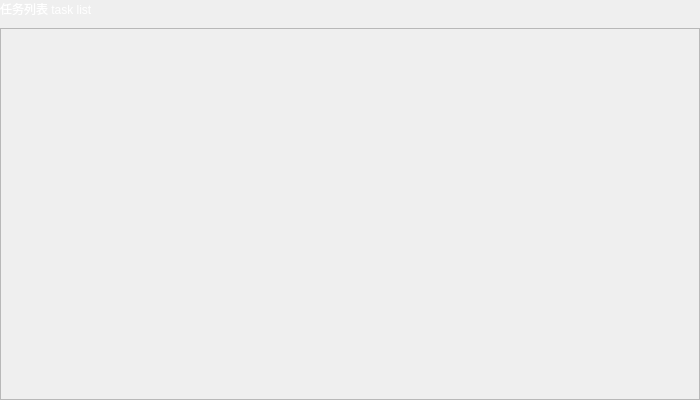
<?xml version="1.0" encoding="UTF-8"?>
<ui version="4.0">
 <class>UserAssemblyDialog</class>
 <widget class="QDialog" name="UserAssemblyDialog">
  <property name="geometry">
   <rect>
    <x>0</x>
    <y>0</y>
    <width>700</width>
    <height>400</height>
   </rect>
  </property>
  <property name="windowTitle">
   <string>Dialog</string>
  </property>
  <property name="styleSheet">
   <string notr="true">border-image: url(:/image/tasklist.png);</string>
  </property>
  <layout class="QVBoxLayout" name="verticalLayout">
   <property name="spacing">
    <number>10</number>
   </property>
   <property name="leftMargin">
    <number>0</number>
   </property>
   <property name="topMargin">
    <number>0</number>
   </property>
   <property name="rightMargin">
    <number>0</number>
   </property>
   <property name="bottomMargin">
    <number>0</number>
   </property>
   <item>
    <widget class="QLabel" name="labelAssembly">
     <property name="styleSheet">
      <string notr="true">color: rgb(255, 255, 255);
background-color: transparent;</string>
     </property>
     <property name="text">
      <string>任务列表 task list</string>
     </property>
    </widget>
   </item>
   <item>
    <widget class="QScrollArea" name="scrollArea">
     <property name="widgetResizable">
      <bool>true</bool>
     </property>
     <widget class="QWidget" name="scrollAreaWidgetContents">
      <property name="geometry">
       <rect>
        <x>0</x>
        <y>0</y>
        <width>700</width>
        <height>378</height>
       </rect>
      </property>
      <layout class="QVBoxLayout" name="verticalLayout_item">
       <property name="spacing">
        <number>15</number>
       </property>
       <property name="leftMargin">
        <number>15</number>
       </property>
       <property name="topMargin">
        <number>15</number>
       </property>
       <property name="rightMargin">
        <number>15</number>
       </property>
       <property name="bottomMargin">
        <number>6</number>
       </property>
       <item>
        <spacer name="verticalSpacer">
         <property name="orientation">
          <enum>Qt::Orientation::Vertical</enum>
         </property>
         <property name="sizeHint" stdset="0">
          <size>
           <width>20</width>
           <height>361</height>
          </size>
         </property>
        </spacer>
       </item>
      </layout>
     </widget>
    </widget>
   </item>
  </layout>
 </widget>
 <resources/>
 <connections/>
</ui>
